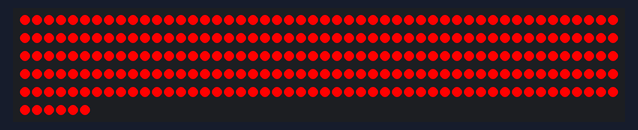
A program run on a simulated CircuitPython board. On the bench: 256 RGB LEDs in strip order, left to right, continuing on the next row. At 2.0 s the program ends and the board releases its pins; the recording ends there.

Above: at 0.1 s.

The program:

main.py
```python
import board
import neopixel
import time

# Set up the WS2812B LEDs
num_pixels = 256
pixel_pin = board.D18

pixels = neopixel.NeoPixel(pixel_pin, num_pixels, auto_write=False)
pixels.fill((255, 0, 0))  # Set all pixels to red
pixels.show()
time.sleep(2)
pixels.fill((0, 0, 0))  # Turn off LEDs
pixels.show()
```
